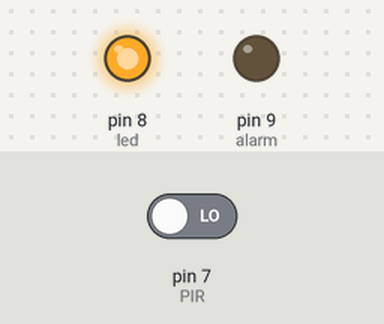
Simulated run of this sketch. Board: Arduino Uno, built with avr-gcc and run on an emulated ATmega328P. Shown: output pins drawn as LEDs (lit = HIGH). Dashed ring = blinking. Inputs (shaded band) come from the test bench; at power-on: pin 7 (PIR) LOW.

Above: at 0.1 s.
At 11.2 s:
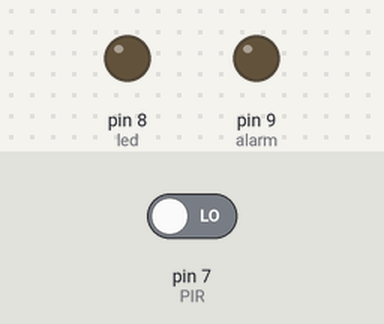
11.3 s: pin 7 (PIR) driven HIGH
At 11.6 s:
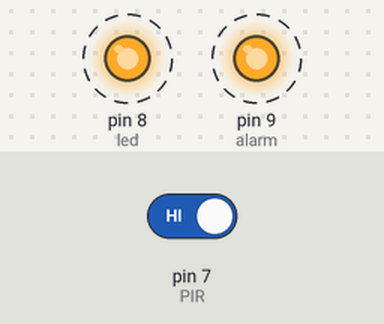
Timing chart, 0 to 20.3 s (numbered marks = the images above; inputs shaded):
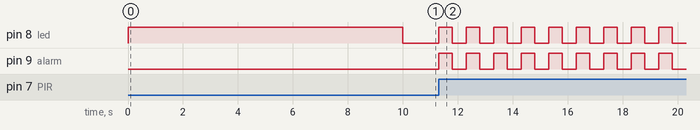

Measured:
- after the input at 11.3 s, pin 8 (led), pin 9 (alarm): alternates HIGH for 0.50 s and LOW for 0.50 s, starting at once

The sketch:

pir_motion_alarm.ino
```cpp
/*
Ce script sert à détecter un mouvement grâce au PIR Sensor Module et allumer une led et un active buzzer qui vont créer l'alerte.
*/

const byte PIR=7;
const byte led=8;
const byte alarm=9;

void setup() {
  pinMode(PIR,INPUT);
  pinMode(led,OUTPUT);
  pinMode(alarm,OUTPUT);
  digitalWrite(led,HIGH);
  delay(10000);
  digitalWrite(led,LOW);
}

void loop() {
  bool trigger=digitalRead(PIR);
  if (trigger==HIGH){
    int start=millis();
    while (true){
      if (millis()-start<=500){
        digitalWrite(alarm,HIGH);
        digitalWrite(led,HIGH);
      }
      else if (millis()-start<=1000){
        digitalWrite(alarm,LOW);
        digitalWrite(led,LOW);
      }
      else{
        start=millis();
      }
    }
  }
}
```
